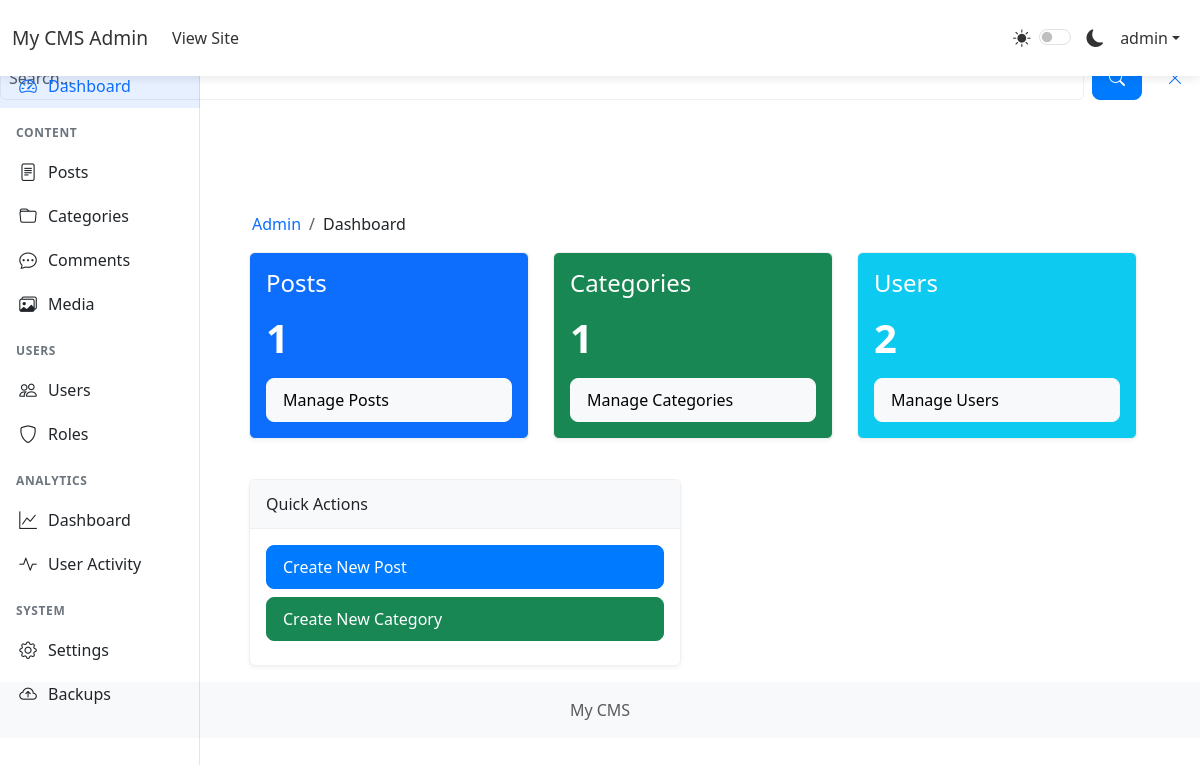
The page /admin/ (signed in) on the database its author committed.
### app/models.py (models this page shows, shortened)
class Settings(db.Model):
    __tablename__ = 'settings'
    _cache = {}
    id = db.Column(db.Integer, primary_key=True)
    key = db.Column(db.String(50), unique=True, nullable=False)
    value = db.Column(db.String(500))
    type = db.Column(db.String(20), default='string')
    description = db.Column(db.String(200))
    @staticmethod
    def get(key, default=None):
        setting = Settings.query.filter_by(key=key).first()
        if setting is None:
            return default
        try:
            if setting.type == 'boolean':
                return setting.value.lower() in ('true', '1', 'yes', 'on')
            elif setting.type == 'integer':
                return int(float(setting.value))
            elif setting.type == 'float':
                return float(setting.value)
            elif setting.type == 'json':
                return json.loads(setting.value)
            else:  # string
                return setting.value
        except (ValueError, json.JSONDecodeError) as e:
            current_app.logger.error(f"Error converting setting {key}: {str(e)}")
            return default

class User(UserMixin, db.Model):
    id = db.Column(db.Integer, primary_key=True)
    username = db.Column(db.String(64), unique=True, nullable=False)
    email = db.Column(db.String(120), unique=True, nullable=False)
    password_hash = db.Column(db.String(128))
    is_admin = db.Column(db.Boolean, default=False)
    is_active = db.Column(db.Boolean, default=True)
    created_at = db.Column(db.DateTime, default=datetime.utcnow)
    last_seen = db.Column(db.DateTime, default=datetime.utcnow)
    profile_image = db.Column(db.String(200))
    bio = db.Column(db.Text)
    website = db.Column(db.String(200))
    social_facebook = db.Column(db.String(200))
    social_twitter = db.Column(db.String(200))
    social_instagram = db.Column(db.String(200))
    email_confirmed = db.Column(db.Boolean, default=False)
    role_id = db.Column(db.Integer, db.ForeignKey('role.id'))
    last_activity = db.Column(db.DateTime, default=datetime.utcnow)
    failed_login_attempts = db.Column(db.Integer, default=0)
    account_locked = db.Column(db.Boolean, default=False)
    account_locked_until = db.Column(db.DateTime)
    must_change_password = db.Column(db.Boolean, default=False)
    password_changed_at = db.Column(db.DateTime)
    posts = db.relationship('Post', backref='author', lazy='dynamic')
    comments = db.relationship('Comment', backref='author', lazy='dynamic')
    likes = db.relationship('Like', backref='user', lazy='dynamic')
    page_views = db.relationship('PageView', back_populates='user', lazy='dynamic')

### app/admin/routes.py (the view)
@bp.route('/')
@login_required
@admin_required
def index():
    posts_count = Post.query.count()
    categories_count = Category.query.count()
    users_count = User.query.count()
    return render_template('admin/index.html',
                         posts_count=posts_count,
                         categories_count=categories_count,
                         users_count=users_count)

### app/templates/admin/index.html (shortened to what this page needs)
{% extends "admin/base.html" %}
{% block breadcrumb %}
<li class="breadcrumb-item active">Dashboard</li>
{% endblock %}
{% block admin_content %}
<div class="row">
    <div class="col-md-4">
        <div class="card text-white bg-primary mb-3">
            <div class="card-body">
                <h5 class="card-title">Posts</h5>
                <p class="card-text display-4">{{ posts_count }}</p>
                <a href="{{ url_for('admin.posts') }}" class="btn btn-light">Manage Posts</a>
            </div>
        </div>
    </div>
    <div class="col-md-4">
        <div class="card text-white bg-success mb-3">
            <div class="card-body">
                <h5 class="card-title">Categories</h5>
                <p class="card-text display-4">{{ categories_count }}</p>
                <a href="{{ url_for('admin.categories') }}" class="btn btn-light">Manage Categories</a>
            </div>
        </div>
    </div>
    <div class="col-md-4">
        <div class="card text-white bg-info mb-3">
            <div class="card-body">
                <h5 class="card-title">Users</h5>
                <p class="card-text display-4">{{ users_count }}</p>
                <a href="{{ url_for('admin.users') }}" class="btn btn-light">Manage Users</a>
            </div>
        </div>
    </div>
</div>
<div class="row mt-4">
    <div class="col-md-6">
        <div class="card">
            <div class="card-header">
                Quick Actions
            </div>
            <div class="card-body">
                <a href="{{ url_for('admin.create_post') }}" class="btn btn-primary mb-2">Create New Post</a>
                <a href="{{ url_for('admin.create_category') }}" class="btn btn-success mb-2">Create New Category</a>
            </div>
        </div>
    </div>
</div>
{% endblock %}

### app/templates/admin/base.html (shortened to what this page needs)
{% extends "base.html" %}
{% block content %}
<nav class="navbar navbar-expand-lg navbar-dark bg-dark fixed-top">
    <div class="container-fluid">
        <a class="navbar-brand" href="{{ url_for('admin.index') }}">{{ Settings.get('site_name', 'CMS') }} Admin</a>
        <div class="collapse navbar-collapse" id="adminNavbar">
            <ul class="navbar-nav me-auto">
                <li class="nav-item">
                    <a class="nav-link" href="{{ url_for('main.index') }}">View Site</a>
                </li>
            </ul>
            <ul class="navbar-nav">
                <li class="nav-item">
                    <div class="theme-switcher nav-link">
                        <i class="bi bi-sun-fill" id="lightIcon"></i>
                        <div class="form-check form-switch d-inline-block">
                            <input class="form-check-input" type="checkbox" id="themeSwitcher">
                        </div>
                        <i class="bi bi-moon-fill" id="darkIcon"></i>
                    </div>
                </li>
                <li class="nav-item dropdown">
                    <a class="nav-link dropdown-toggle" href="#" id="userDropdown" role="button" data-bs-toggle="dropdown">
                        {{ current_user.username }}
                    </a>
                </li>
            </ul>
        </div>
    </div>
</nav>
<div class="container-fluid">
    <div class="row">
        <div class="col-md-3 col-lg-2 d-md-block sidebar-wrapper">
            <div id="sidebar" class="sidebar">
                <div class="position-sticky">
                    <ul class="nav flex-column">
                        <li class="nav-item">
                            <a class="nav-link {{ 'active' if request.endpoint == 'admin.index' }}" href="{{ url_for('admin.index') }}">
                                <i class="bi bi-speedometer2"></i>
                                <span>Dashboard</span>
                            </a>
                        </li>
                        <li class="nav-header">Content</li>
                        <li class="nav-item">
                            <a class="nav-link {{ 'active' if 'admin.posts' in request.endpoint }}" href="{{ url_for('admin.posts') }}">
                                <i class="bi bi-file-text"></i>
                                <span>Posts</span>
                            </a>
                        </li>
                        <li class="nav-item">
                            <a class="nav-link {{ 'active' if 'admin.categories' in request.endpoint }}" href="{{ url_for('admin.categories') }}">
                                <i class="bi bi-folder"></i>
                                <span>Categories</span>
                            </a>
                        </li>
                        <li class="nav-item">
                            <a class="nav-link {{ 'active' if 'admin.comments' in request.endpoint }}" href="{{ url_for('admin.comments') }}">
                                <i class="bi bi-chat-dots"></i>
                                <span>Comments</span>
                            </a>
                        </li>
                        <li class="nav-item">
                            <a class="nav-link {{ 'active' if 'admin.media' in request.endpoint }}" href="{{ url_for('admin.media') }}">
                                <i class="bi bi-images"></i>
                                <span>Media</span>
                            </a>
                        </li>
                        <li class="nav-header">Users</li>
                        <li class="nav-item">
                            <a class="nav-link {{ 'active' if 'admin.users' in request.endpoint }}" href="{{ url_for('admin.users') }}">
                                <i class="bi bi-people"></i>
                                <span>Users</span>
                            </a>
                        </li>
                        <li class="nav-item">
                            <a class="nav-link {{ 'active' if 'admin.roles' in request.endpoint }}" href="{{ url_for('admin.roles') }}">
                                <i class="bi bi-shield"></i>
                                <span>Roles</span>
                            </a>
                        </li>
                        <li class="nav-header">Analytics</li>
                        <li class="nav-item">
                            <a class="nav-link {{ 'active' if request.endpoint == 'admin.analytics' }}" href="{{ url_for('admin.analytics') }}">
                                <i class="bi bi-graph-up"></i>
                                <span>Dashboard</span>
                            </a>
                        </li>
                        <li class="nav-item">
                            <a class="nav-link {{ 'active' if 'admin.user_activity' in request.endpoint }}" href="{{ url_for('admin.user_activity_list') }}">
                                <i class="bi bi-activity"></i>
                                <span>User Activity</span>
                            </a>
                        </li>
                        <li class="nav-header">System</li>
                        <li class="nav-item">
                            <a class="nav-link {{ 'active' if 'admin.settings' in request.endpoint }}" href="{{ url_for('admin.settings') }}">
                                <i class="bi bi-gear"></i>
                                <span>Settings</span>
                            </a>
                        </li>
                        <li class="nav-item">
                            <a class="nav-link {{ 'active' if 'admin.backups' in request.endpoint }}" href="{{ url_for('admin.backups') }}">
                                <i class="bi bi-cloud-arrow-up"></i>
                                <span>Backups</span>
                            </a>
                        </li>
                    </ul>
                </div>
            </div>
        </div>
        <main class="col-md-9 ms-sm-auto col-lg-10 px-md-4">
            <nav aria-label="breadcrumb" class="mt-3">
                <ol class="breadcrumb">
                    <li class="breadcrumb-item"><a href="{{ url_for('admin.index') }}">Admin</a></li>
                    {% block breadcrumb %}{% endblock %}
                </ol>
            </nav>
            {% block admin_content %}{% endblock %}
        </main>
    </div>
</div>
{% endblock %}

### app/templates/base.html (shortened to what this page needs)
<!DOCTYPE html>
<html lang="en" data-theme="light">
<head>
    <link href="https://cdn.jsdelivr.net/npm/bootstrap@5.3.0/dist/css/bootstrap.min.css" rel="stylesheet">
    <link rel="stylesheet" href="https://cdn.jsdelivr.net/npm/bootstrap-icons@1.7.2/font/bootstrap-icons.css">
    <link rel="stylesheet" href="{{ url_for('static', filename='css/style.css') }}">
</head>
<body>
    <div class="search-form">
        <form action="{{ url_for('main.search') }}" method="GET" class="d-flex">
            <input type="search" name="q" class="form-control" placeholder="Search..." aria-label="Search">
            <button type="submit" class="btn btn-primary ms-2"><i class="bi bi-search"></i></button>
            <button type="button" class="btn btn-link ms-2" id="close-search"><i class="bi bi-x-lg"></i></button>
        </form>
    </div>
    <nav class="navbar navbar-expand-lg navbar-light fixed-top">
        <div class="container">
            <a class="navbar-brand d-flex align-items-center" href="{{ url_for('main.index') }}">
                <span class="d-none d-sm-inline">{{ get_setting('site_name', 'CMS') }}</span>
            </a>
            <div class="collapse navbar-collapse" id="navbarNav">
                <ul class="navbar-nav me-auto">
                    <li class="nav-item">
                        <a class="nav-link" href="{{ url_for('main.index') }}">
                        </a>
                    </li>
                    {% if current_user.is_authenticated and current_user.is_admin %}
                    <li class="nav-item dropdown">
                        <a class="nav-link dropdown-toggle d-flex align-items-center" href="#" id="adminDropdown" role="button"
                           data-bs-toggle="dropdown" aria-expanded="false">
                        </a>
                    </li>
                    {% endif %}
                </ul>
                <ul class="navbar-nav">
                    <li class="nav-item">
                        <button id="theme-toggle" class="btn nav-link" aria-label="Toggle theme">
                        </button>
                    </li>
                    {% if current_user.is_authenticated %}
                    <li class="nav-item dropdown">
                        <a class="nav-link dropdown-toggle d-flex align-items-center" href="#" id="userDropdown" role="button"
                           data-bs-toggle="dropdown" aria-expanded="false">
                        </a>
                    </li>
                    {% else %}
                    <li class="nav-item">
                        <a class="nav-link" href="{{ url_for('auth.login') }}">
                            <i class="bi bi-box-arrow-in-right"></i> Login
                        </a>
                    </li>
                    {% endif %}
                </ul>
            </div>
        </div>
    </nav>
    <main class="container mt-5 pt-4">
        {% block content %}{% endblock %}
    </main>
    <footer class="footer mt-auto py-3 bg-light">
        <div class="container text-center">
            <span class="text-muted"> {{ get_setting('site_name', 'CMS') }} {{ now.year }}</span>
        </div>
    </footer>
</body>
</html>

### rows shown on the page
Settings: get "My CMS", type+value "My CMS"
User: username "admin"

### other values the page prints
{{ posts_count }} "1"
{{ categories_count }} "1"
{{ users_count }} "2"
